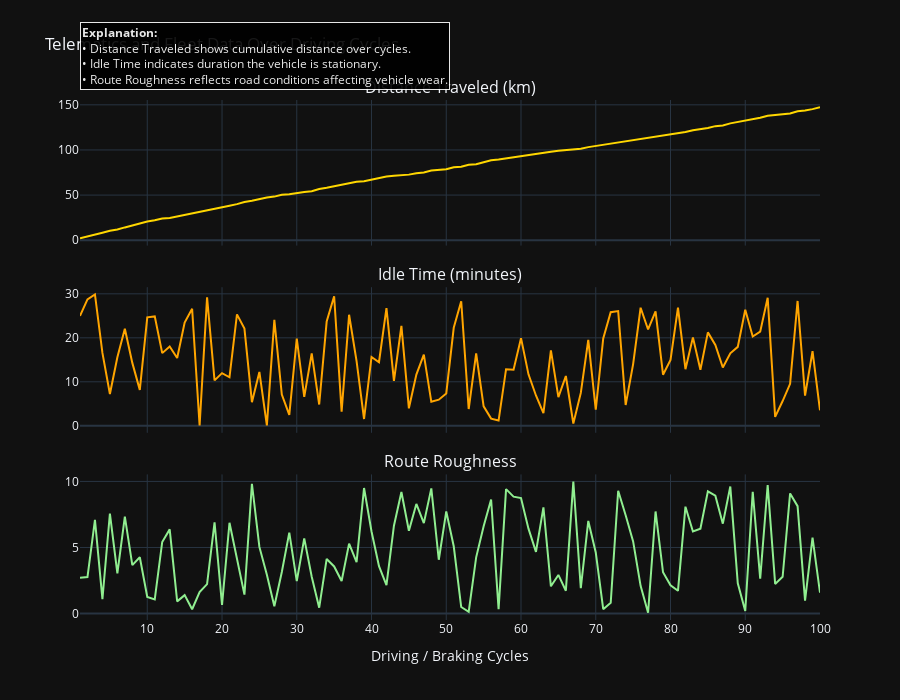

Notebook source saved alongside this figure:
### Code cell
import plotly.graph_objects as go
from plotly.subplots import make_subplots
import numpy as np

# Sample data
cycles = np.arange(1, 101)
distance_traveled = np.cumsum(np.random.uniform(0.5, 2.5, 100))  # km, cumulative
idle_time = np.random.uniform(0, 30, 100)                        # minutes
route_roughness = np.random.uniform(0, 10, 100)                  # arbitrary units

# Create subplots: 3 rows, 1 column
fig = make_subplots(rows=3, cols=1, shared_xaxes=True,
                    vertical_spacing=0.08,
                    subplot_titles=("Distance Traveled (km)", 
                                    "Idle Time (minutes)",
                                    "Route Roughness"))

# Add traces
fig.add_trace(go.Scatter(x=cycles, y=distance_traveled, mode="lines", name="Distance Traveled", line=dict(color="gold")), row=1, col=1)
fig.add_trace(go.Scatter(x=cycles, y=idle_time, mode="lines", name="Idle Time", line=dict(color="orange")), row=2, col=1)
fig.add_trace(go.Scatter(x=cycles, y=route_roughness, mode="lines", name="Route Roughness", line=dict(color="lightgreen")), row=3, col=1)

# Layout settings
fig.update_layout(
    template="plotly_dark",
    height=700,
    width=900,
    title_text="Telematics and Fleet Data Over Driving Cycles",
    showlegend=False
)

# Add explanation block on top
fig.add_annotation(
    x=0, y=1.15, xref='paper', yref='paper',
    text=(
        "<b>Explanation:</b><br>"
        "• Distance Traveled shows cumulative distance over cycles.<br>"
        "• Idle Time indicates duration the vehicle is stationary.<br>"
        "• Route Roughness reflects road conditions affecting vehicle wear."
    ),
    showarrow=False,
    font=dict(size=12, color="white"),
    align="left",
    bordercolor="white",
    borderwidth=1,
    bgcolor="black",
    opacity=0.9
)

fig.update_xaxes(title_text="Driving / Braking Cycles", row=3, col=1)
fig.show()

### Figure 1 — Plotly figure (JSON) as saved in the notebook; plotly's stock layout.template omitted (floating-point values rounded to 4 significant figures)
{"data": [{"line": {"color": "gold"}, "mode": "lines", "name": "Distance Traveled", "type": "scatter", "x": [1, 2, 3, 4, 5, 6, 7, 8, 9, 10, 11, 12, 13, 14, 15, 16, 17, 18, 19, 20, 21, 22, 23, 24, 25, 26, 27, 28, 29, 30, 31, 32, 33, 34, 35, 36, 37, 38, 39, 40, 41, 42, 43, 44, 45, 46, 47, 48, 49, 50, 51, 52, 53, 54, 55, 56, 57, 58, 59, 60, 61, 62, 63, 64, 65, 66, 67, 68, 69, 70, 71, 72, 73, 74, 75, 76, 77, 78, 79, 80, 81, 82, 83, 84, 85, 86, 87, 88, 89, 90, 91, 92, 93, 94, 95, 96, 97, 98, 99, 100], "xaxis": "x", "y": [2.091, 3.91, 5.863, 8.345, 10.52, 11.8, 14.18, 16.43, 18.34, 20.71, 22.14, 24.06, 24.57, 26.21, 28.16, 29.42, 31.66, 33.13, 34.19, 35.79, 38.1, 39.97, 42.37, 43.76, 45.58, 47.34, 48.32, 50.31, 50.94, 52.59, 53.45, 54.32, 56.78, 58.05, 59.59, 61.42, 62.92, 64.87, 65.42, 67.28, 68.43, 70.68, 71.47, 72.03, 72.65, 74.2, 75.13, 77.13, 77.75, 78.72, 80.88, 81.47, 83.54, 84.27, 86.45, 88.52, 89.46, 90.76, 92.18, 93.46, 94.39, 95.34, 97.22, 98.02, 99.09, 99.71, 100.6, 101.2, 103.1, 104.4, 105.7, 107.2, 108.2, 109.4, 111.1, 112.0, 113.5, 115.1, 115.9, 117.0, 118.6, 119.9, 121.8, 122.8, 124.2, 126.4, 127.2, 129.5, 130.9, 132.3, 134.1, 135.7, 137.8, 138.7, 139.4, 140.5, 143.0, 143.7, 145.2, 147.3], "yaxis": "y"}, {"line": {"color": "orange"}, "mode": "lines", "name": "Idle Time", "type": "scatter", "x": [1, 2, 3, 4, 5, 6, 7, 8, 9, 10, 11, 12, 13, 14, 15, 16, 17, 18, 19, 20, 21, 22, 23, 24, 25, 26, 27, 28, 29, 30, 31, 32, 33, 34, 35, 36, 37, 38, 39, 40, 41, 42, 43, 44, 45, 46, 47, 48, 49, 50, 51, 52, 53, 54, 55, 56, 57, 58, 59, 60, 61, 62, 63, 64, 65, 66, 67, 68, 69, 70, 71, 72, 73, 74, 75, 76, 77, 78, 79, 80, 81, 82, 83, 84, 85, 86, 87, 88, 89, 90, 91, 92, 93, 94, 95, 96, 97, 98, 99, 100], "xaxis": "x2", "y": [24.98, 28.72, 29.86, 16.57, 7.224, 15.6, 22.08, 14.3, 8.169, 24.66, 24.87, 16.52, 18.05, 15.41, 23.46, 26.61, 0.06036, 29.21, 10.32, 11.97, 11.03, 25.33, 22.1, 5.367, 12.24, 0.0818, 24.09, 7.088, 2.491, 19.82, 6.573, 16.47, 4.836, 23.7, 29.46, 3.225, 25.24, 14.69, 1.542, 15.64, 14.46, 26.74, 10.21, 22.72, 3.969, 11.66, 16.18, 5.446, 5.933, 7.36, 22.28, 28.3, 3.815, 16.44, 4.413, 1.628, 1.184, 12.87, 12.76, 19.93, 11.7, 6.891, 2.889, 17.13, 6.52, 11.31, 0.5259, 7.471, 19.53, 3.694, 19.84, 25.81, 26.08, 4.722, 14.02, 26.84, 21.9, 25.99, 11.61, 14.97, 26.85, 12.87, 20.11, 12.74, 21.24, 18.4, 13.25, 16.47, 17.94, 26.37, 20.31, 21.41, 29.1, 2.03, 5.628, 9.544, 28.38, 6.857, 16.95, 3.533], "yaxis": "y2"}, {"line": {"color": "lightgreen"}, "mode": "lines", "name": "Route Roughness", "type": "scatter", "x": [1, 2, 3, 4, 5, 6, 7, 8, 9, 10, 11, 12, 13, 14, 15, 16, 17, 18, 19, 20, 21, 22, 23, 24, 25, 26, 27, 28, 29, 30, 31, 32, 33, 34, 35, 36, 37, 38, 39, 40, 41, 42, 43, 44, 45, 46, 47, 48, 49, 50, 51, 52, 53, 54, 55, 56, 57, 58, 59, 60, 61, 62, 63, 64, 65, 66, 67, 68, 69, 70, 71, 72, 73, 74, 75, 76, 77, 78, 79, 80, 81, 82, 83, 84, 85, 86, 87, 88, 89, 90, 91, 92, 93, 94, 95, 96, 97, 98, 99, 100], "xaxis": "x3", "y": [2.707, 2.761, 7.085, 1.088, 7.57, 3.035, 7.335, 3.666, 4.264, 1.258, 1.068, 5.418, 6.371, 0.9213, 1.394, 0.3244, 1.624, 2.226, 6.907, 0.6521, 6.874, 4.054, 1.43, 9.823, 5.043, 2.942, 0.5551, 3.143, 6.125, 2.458, 5.692, 2.783, 0.4445, 4.132, 3.566, 2.459, 5.29, 3.896, 9.499, 6.212, 3.582, 2.143, 6.651, 9.201, 6.271, 8.294, 6.842, 9.472, 4.072, 7.727, 5.092, 0.4949, 0.1326, 4.251, 6.6, 8.633, 0.3262, 9.418, 8.848, 8.736, 6.427, 4.667, 8.04, 2.062, 2.923, 1.727, 9.98, 1.922, 7.008, 4.621, 0.333, 0.8126, 9.294, 7.445, 5.46, 2.095, 0.06356, 7.726, 3.123, 2.14, 1.723, 8.088, 6.206, 6.413, 9.254, 8.918, 6.805, 9.61, 2.29, 0.196, 9.217, 2.643, 9.731, 2.24, 2.785, 9.094, 8.127, 0.9739, 5.755, 1.578], "yaxis": "y3"}], "layout": {"annotations": [{"font": {"size": 16}, "showarrow": false, "text": "Distance Traveled (km)", "x": 0.5, "xanchor": "center", "xref": "paper", "y": 1, "yanchor": "bottom", "yref": "paper"}, {"font": {"size": 16}, "showarrow": false, "text": "Idle Time (minutes)", "x": 0.5, "xanchor": "center", "xref": "paper", "y": 0.64, "yanchor": "bottom", "yref": "paper"}, {"font": {"size": 16}, "showarrow": false, "text": "Route Roughness", "x": 0.5, "xanchor": "center", "xref": "paper", "y": 0.28, "yanchor": "bottom", "yref": "paper"}, {"align": "left", "bgcolor": "black", "bordercolor": "white", "borderwidth": 1, "font": {"color": "white", "size": 12}, "opacity": 0.9, "showarrow": false, "text": "<b>Explanation:</b><br>• Distance Traveled shows cumulative distance over cycles.<br>• Idle Time indicates duration the vehicle is stationary.<br>• Route Roughness reflects road conditions affecting vehicle wear.", "x": 0, "xref": "paper", "y": 1.15, "yref": "paper"}], "height": 700, "showlegend": false, "title": {"text": "Telematics and Fleet Data Over Driving Cycles"}, "width": 900, "xaxis": {"anchor": "y", "domain": [0, 1], "matches": "x3", "showticklabels": false}, "xaxis2": {"anchor": "y2", "domain": [0, 1], "matches": "x3", "showticklabels": false}, "xaxis3": {"anchor": "y3", "domain": [0, 1], "title": {"text": "Driving / Braking Cycles"}}, "yaxis": {"anchor": "x", "domain": [0.72, 1]}, "yaxis2": {"anchor": "x2", "domain": [0.36, 0.64]}, "yaxis3": {"anchor": "x3", "domain": [0, 0.28]}}}
